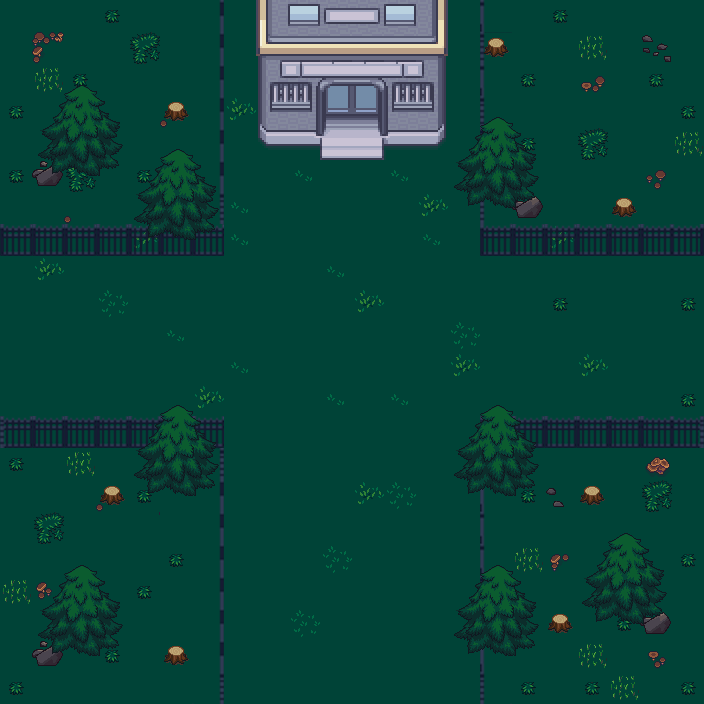

The image is a tile-based game level rendered from a .tmx file. Its description and source (layers, tilesets, objects; grid data summarised) follow:
An orthogonal 22x22 tile map with 32x32 px tiles, 7 tile layers (wallLayer, wallLayer2, groundLayer, groundLayer2, ...), 13 tilesets and 6 objects (key1, firstaid1, firstaid2, start, enemy1, ...).

<map version="1.10" tiledversion="1.10.2" orientation="orthogonal" renderorder="right-down" width="22" height="22" tilewidth="32" tileheight="32" infinite="0" nextlayerid="14" nextobjectid="7">
 <editorsettings>
  <export target="lvl1.tmj" format="json" />
 </editorsettings>
 <tileset firstgid="1" name="028" tilewidth="32" tileheight="32" tilecount="1024" columns="32">
  <image source="../assets/028.png" width="1024" height="1024" />
 </tileset>
 <tileset firstgid="1025" name="013" tilewidth="32" tileheight="32" tilecount="5040" columns="40">
  <image source="../assets/013.png" width="1280" height="4032" />
 </tileset>
 <tileset firstgid="6065" name="018" tilewidth="32" tileheight="32" tilecount="2150" columns="43">
  <image source="../assets/018.png" width="1400" height="1600" />
 </tileset>
 <tileset firstgid="8215" name="019" tilewidth="32" tileheight="32" tilecount="7956" columns="36">
  <image source="../assets/019.png" width="1152" height="7072" />
 </tileset>
 <tileset firstgid="16171" name="02" tilewidth="32" tileheight="32" tilecount="392" columns="28">
  <image source="../assets/02.png" width="896" height="448" />
 </tileset>
 <tileset firstgid="16563" name="017" tilewidth="32" tileheight="32" tilecount="5440" columns="40">
  <image source="../assets/017.png" width="1280" height="4352" />
 </tileset>
 <tileset firstgid="22003" name="30" tilewidth="32" tileheight="32" spacing="2" margin="2" tilecount="720" columns="24">
  <image source="../assets/30.png" width="816" height="1020" />
 </tileset>
 <tileset firstgid="22723" name="06" tilewidth="32" tileheight="32" tilecount="976" columns="16">
  <image source="../assets/06.png" width="512" height="1952" />
 </tileset>
 <tileset firstgid="23699" name="04" tilewidth="32" tileheight="32" tilecount="720" columns="16">
  <image source="../assets/04.png" width="512" height="1440" />
 </tileset>
 <tileset firstgid="24419" name="021" tilewidth="32" tileheight="32" tilecount="2640" columns="44">
  <image source="../assets/021.png" width="1408" height="1920" />
 </tileset>
 <tileset firstgid="27059" name="022" tilewidth="32" tileheight="32" tilecount="10176" columns="96">
  <image source="../assets/022.png" width="3072" height="3392" />
 </tileset>
 <tileset firstgid="37235" name="31" tilewidth="32" tileheight="32" tilecount="440" columns="10">
  <image source="../assets/31.png" width="320" height="1408" />
 </tileset>
 <tileset firstgid="37675" name="key" tilewidth="32" tileheight="32" tilecount="1" columns="1">
  <image source="../assets/key.png" width="50" height="40" />
 </tileset>
 <layer id="12" name="wallLayer" width="22" height="22">
  <data>[484 cells, 88 non-empty, 1 distinct tile ids]</data>
 </layer>
 <layer id="13" name="wallLayer2" width="22" height="22">
  <data>[484 cells, 20 non-empty, 20 distinct tile ids]</data>
 </layer>
 <layer id="1" name="groundLayer" width="22" height="22">
  <data>[484 cells, 400 non-empty, 1 distinct tile ids]</data>
 </layer>
 <layer id="2" name="groundLayer2" width="22" height="22">
  <data>[484 cells, 78 non-empty, 15 distinct tile ids]</data>
 </layer>
 <layer id="3" name="fencesLayer" width="22" height="22">
  <data>[484 cells, 56 non-empty, 11 distinct tile ids]</data>
 </layer>
 <layer id="4" name="treesLayer" width="22" height="22">
  <data>[484 cells, 104 non-empty, 14 distinct tile ids]</data>
 </layer>
 <layer id="8" name="buildingLayer" width="22" height="22">
  <data>[484 cells, 30 non-empty, 27 distinct tile ids]</data>
 </layer>
 <objectgroup id="10" name="objectLayer">
  <object id="1" name="key1" x="623.747" y="336.776">
   <point />
  </object>
  <object id="2" name="firstaid1" x="80.1776" y="393.332">
   <point />
  </object>
  <object id="3" name="firstaid2" x="271.841" y="649.93">
   <point />
  </object>
  <object id="4" name="start" x="79.1303" y="333.634">
   <point />
  </object>
  <object id="5" name="enemy1" x="367.149" y="623.747">
   <point />
  </object>
  <object id="6" name="end" x="350.48" y="133.4">
   <point />
  </object>
 </objectgroup>
</map>
